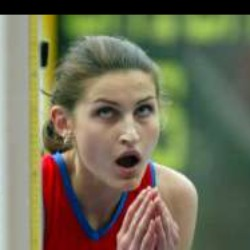
#> input picture Lab4/test_images/0AA0A2.jpg, 250 x 250 px
$ python -i sharpen_function.py   (imports and definitions only)
#> lines starting #> are read from the running program, lines starting #| are printed output that depends on the picture
import cv2
import numpy as np
import matplotlib.pyplot as plt


def sharpen_function(image_path):
    # Read the image
#> called with image_path = 'test_images/0AA0A2.jpg'
    img = cv2.imread(image_path)
#> img is the input picture: shape (250, 250, 3); mean B, G, R 86.6, 110.3, 112.7

    # Define the sharpening kernel
    kernel = np.array([[-1, -1, -1], [-1, 9, -1], [-1, -1, -1]])

    # Apply the kernel to the image
    sharpened = cv2.filter2D(img, -1, kernel)
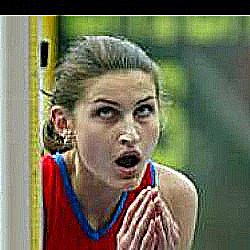
#> sharpened: shape (250, 250, 3); mean B, G, R 88, 111.3, 113

    # Plot the original and sharpened images side by side
    fig, axs = plt.subplots(1, 2, figsize=(10, 5))
    axs[0].imshow(cv2.cvtColor(img, cv2.COLOR_BGR2RGB))
    axs[0].set_title("Original Image")
    axs[1].imshow(cv2.cvtColor(sharpened, cv2.COLOR_BGR2RGB))
    axs[1].set_title("Sharpened Image")

    plt.show()
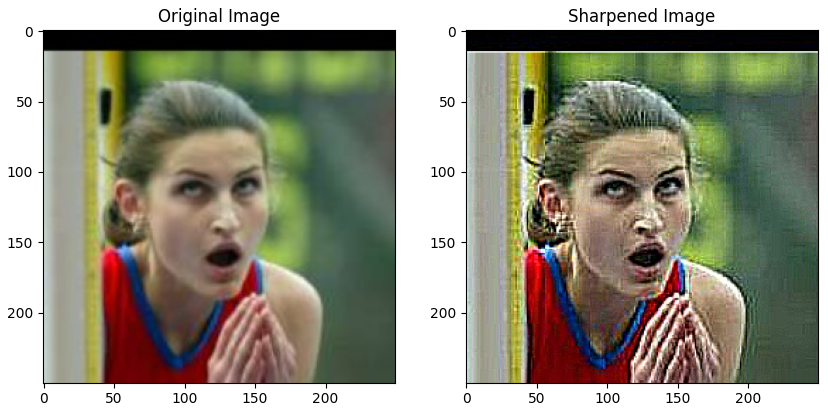
#> figure drawn by matplotlib, 2 panels


# sharpen_function("/home/ivan/Desktop/ArtificialIntelligence/Lab4/q1.png")

>>> result = sharpen_function('test_images/0AA0A2.jpg')

$ run again, on Lab4/test_images/14A19C.jpg
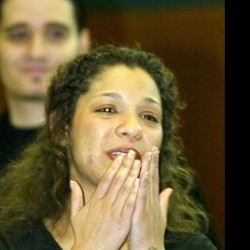
#> input picture Lab4/test_images/14A19C.jpg, 250 x 250 px
#> in sharpen_function, img is the input picture: shape (250, 250, 3); mean B, G, R 54, 88.8, 103.1
#> in sharpen_function, `sharpened = cv2.filter2D(img, -1, kernel)`:
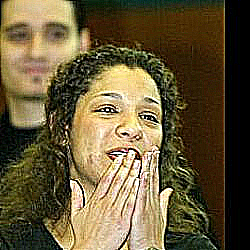
#> sharpened: shape (250, 250, 3); mean B, G, R 57.6, 89.7, 103
#> in sharpen_function, `plt.show()`:
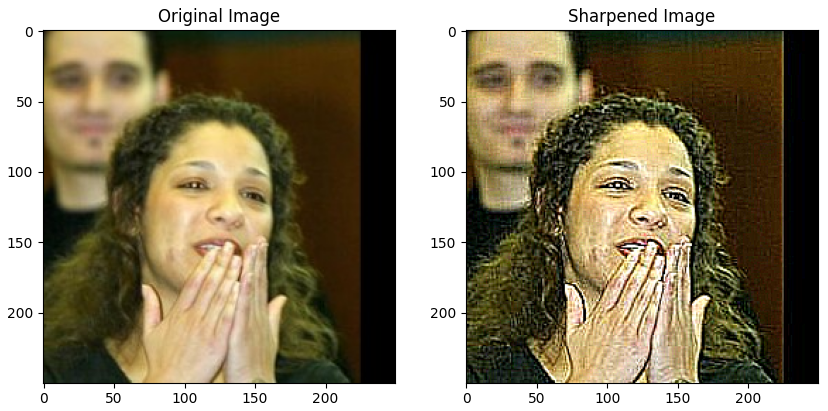
#> figure drawn by matplotlib, 2 panels

$ run again, on Lab4/test_images/27DAC4.jpg
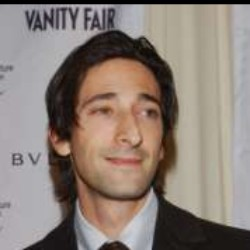
#> input picture Lab4/test_images/27DAC4.jpg, 250 x 250 px
#> in sharpen_function, img is the input picture: shape (250, 250, 3); mean B, G, R 119, 127.3, 140.1
#> in sharpen_function, `sharpened = cv2.filter2D(img, -1, kernel)`:
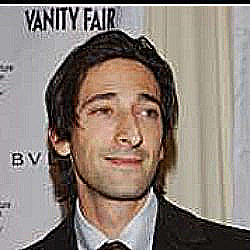
#> sharpened: shape (250, 250, 3); mean B, G, R 121.4, 129.5, 141.8
#> in sharpen_function, `plt.show()`:
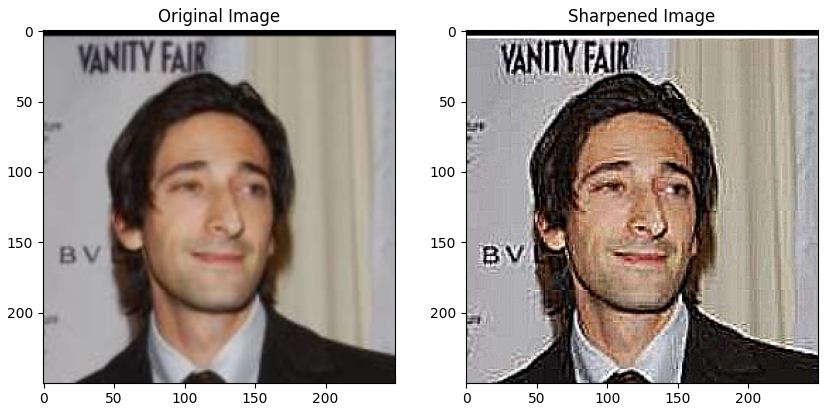
#> figure drawn by matplotlib, 2 panels

$ run again, on Lab4/test_images/2FC4FD.jpg
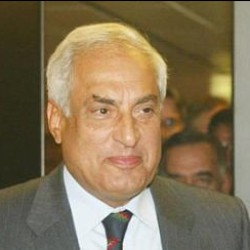
#> input picture Lab4/test_images/2FC4FD.jpg, 250 x 250 px
#> in sharpen_function, img is the input picture: shape (250, 250, 3); mean B, G, R 86.2, 115.2, 132.3
#> in sharpen_function, `sharpened = cv2.filter2D(img, -1, kernel)`:
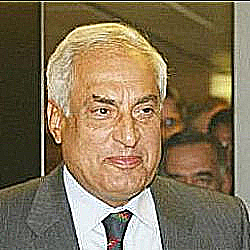
#> sharpened: shape (250, 250, 3); mean B, G, R 87, 115.4, 132
#> in sharpen_function, `plt.show()`:
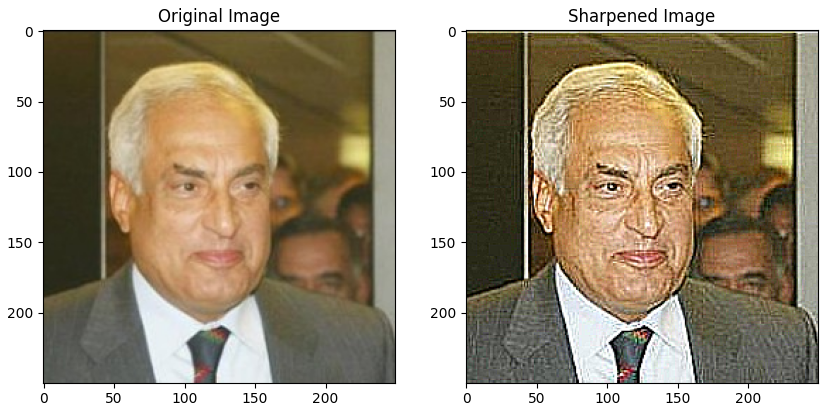
#> figure drawn by matplotlib, 2 panels
